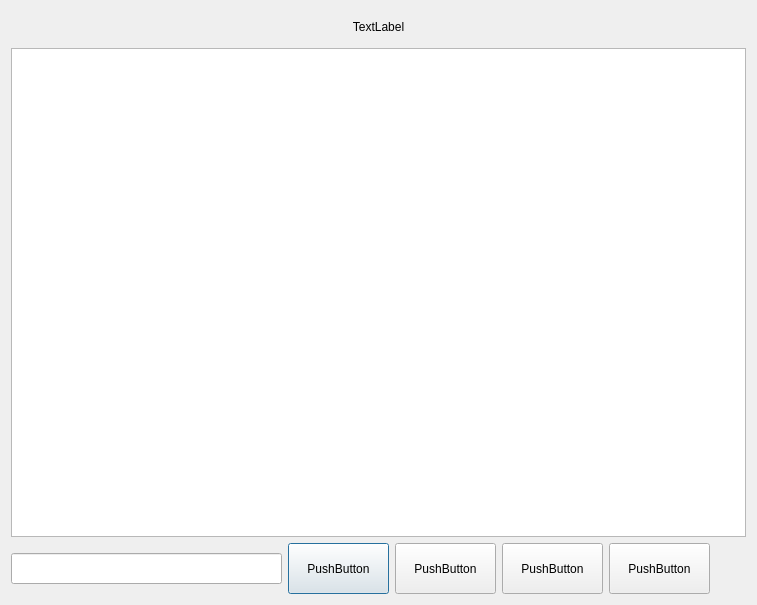
<?xml version="1.0" encoding="UTF-8"?>
<ui version="4.0">
 <class>ListDialog</class>
 <widget class="QDialog" name="ListDialog">
  <property name="geometry">
   <rect>
    <x>0</x>
    <y>0</y>
    <width>757</width>
    <height>605</height>
   </rect>
  </property>
  <property name="minimumSize">
   <size>
    <width>757</width>
    <height>605</height>
   </size>
  </property>
  <property name="windowTitle">
   <string>Dialog</string>
  </property>
  <layout class="QVBoxLayout" name="verticalLayout">
   <item>
    <widget class="QLabel" name="label">
     <property name="minimumSize">
      <size>
       <width>731</width>
       <height>31</height>
      </size>
     </property>
     <property name="text">
      <string>TextLabel</string>
     </property>
     <property name="alignment">
      <set>Qt::AlignCenter</set>
     </property>
    </widget>
   </item>
   <item>
    <widget class="QListView" name="listView">
     <property name="minimumSize">
      <size>
       <width>733</width>
       <height>481</height>
      </size>
     </property>
     <property name="wordWrap">
      <bool>true</bool>
     </property>
    </widget>
   </item>
   <item>
    <layout class="QHBoxLayout" name="horizontalLayout">
     <item>
      <widget class="QLineEdit" name="lineEdit">
       <property name="minimumSize">
        <size>
         <width>271</width>
         <height>31</height>
        </size>
       </property>
      </widget>
     </item>
     <item>
      <widget class="QPushButton" name="pushButton">
       <property name="minimumSize">
        <size>
         <width>101</width>
         <height>51</height>
        </size>
       </property>
       <property name="text">
        <string>PushButton</string>
       </property>
      </widget>
     </item>
     <item>
      <widget class="QPushButton" name="pushButton_2">
       <property name="minimumSize">
        <size>
         <width>101</width>
         <height>51</height>
        </size>
       </property>
       <property name="text">
        <string>PushButton</string>
       </property>
      </widget>
     </item>
     <item>
      <widget class="QPushButton" name="pushButton_3">
       <property name="minimumSize">
        <size>
         <width>101</width>
         <height>51</height>
        </size>
       </property>
       <property name="text">
        <string>PushButton</string>
       </property>
      </widget>
     </item>
     <item>
      <widget class="QPushButton" name="pushButton_4">
       <property name="minimumSize">
        <size>
         <width>101</width>
         <height>51</height>
        </size>
       </property>
       <property name="text">
        <string>PushButton</string>
       </property>
      </widget>
     </item>
     <item>
      <spacer name="horizontalSpacer">
       <property name="orientation">
        <enum>Qt::Horizontal</enum>
       </property>
       <property name="sizeHint" stdset="0">
        <size>
         <width>13</width>
         <height>36</height>
        </size>
       </property>
      </spacer>
     </item>
    </layout>
   </item>
  </layout>
 </widget>
 <resources/>
 <connections>
  <connection>
   <sender>pushButton</sender>
   <signal>clicked()</signal>
   <receiver>ListDialog</receiver>
   <slot>func1()</slot>
   <hints>
    <hint type="sourcelabel">
     <x>337</x>
     <y>572</y>
    </hint>
    <hint type="destinationlabel">
     <x>250</x>
     <y>543</y>
    </hint>
   </hints>
  </connection>
  <connection>
   <sender>pushButton_2</sender>
   <signal>clicked()</signal>
   <receiver>ListDialog</receiver>
   <slot>func2()</slot>
   <hints>
    <hint type="sourcelabel">
     <x>469</x>
     <y>562</y>
    </hint>
    <hint type="destinationlabel">
     <x>360</x>
     <y>535</y>
    </hint>
   </hints>
  </connection>
  <connection>
   <sender>pushButton_3</sender>
   <signal>clicked()</signal>
   <receiver>ListDialog</receiver>
   <slot>func3()</slot>
   <hints>
    <hint type="sourcelabel">
     <x>572</x>
     <y>558</y>
    </hint>
    <hint type="destinationlabel">
     <x>483</x>
     <y>536</y>
    </hint>
   </hints>
  </connection>
  <connection>
   <sender>pushButton_4</sender>
   <signal>clicked()</signal>
   <receiver>ListDialog</receiver>
   <slot>func4()</slot>
   <hints>
    <hint type="sourcelabel">
     <x>669</x>
     <y>560</y>
    </hint>
    <hint type="destinationlabel">
     <x>592</x>
     <y>536</y>
    </hint>
   </hints>
  </connection>
  <connection>
   <sender>lineEdit</sender>
   <signal>returnPressed()</signal>
   <receiver>ListDialog</receiver>
   <slot>return_pressed()</slot>
   <hints>
    <hint type="sourcelabel">
     <x>120</x>
     <y>555</y>
    </hint>
    <hint type="destinationlabel">
     <x>38</x>
     <y>542</y>
    </hint>
   </hints>
  </connection>
  <connection>
   <sender>listView</sender>
   <signal>doubleClicked(QModelIndex)</signal>
   <receiver>ListDialog</receiver>
   <slot>item_double_clicked()</slot>
   <hints>
    <hint type="sourcelabel">
     <x>255</x>
     <y>153</y>
    </hint>
    <hint type="destinationlabel">
     <x>6</x>
     <y>119</y>
    </hint>
   </hints>
  </connection>
 </connections>
 <slots>
  <slot>item_double_clicked()</slot>
  <slot>func1()</slot>
  <slot>func2()</slot>
  <slot>func3()</slot>
  <slot>func4()</slot>
  <slot>return_pressed()</slot>
 </slots>
</ui>
